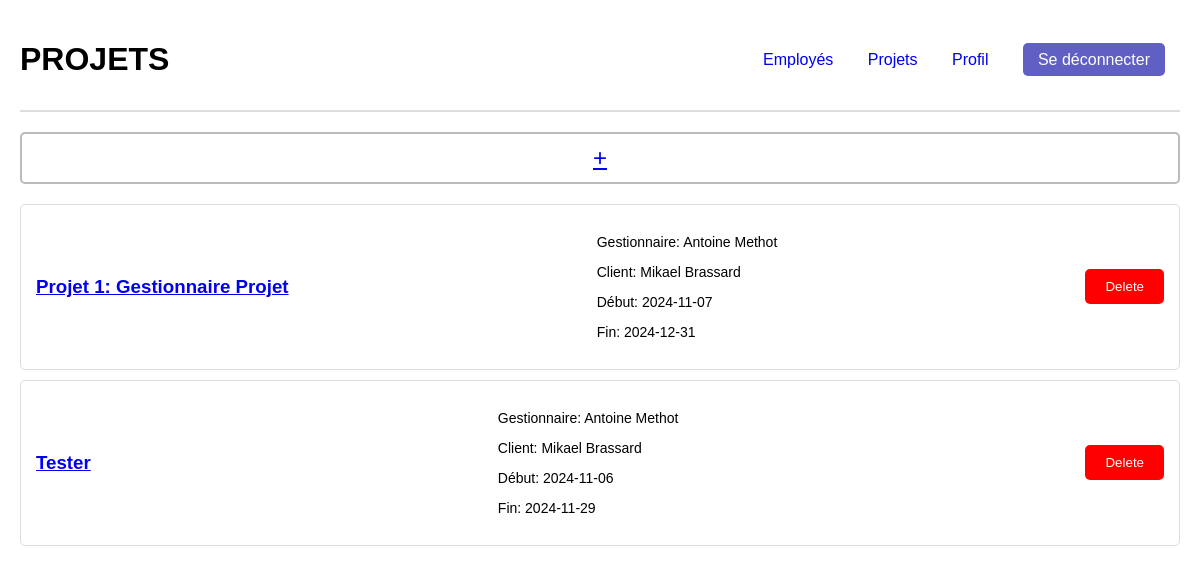
Page /listeProjets on the committed database.
### tables this page shows
CREATE TABLE Projet_proj (
    proj_id INTEGER PRIMARY KEY,
    proj_clnt_id INTEGER NOT NULL,
    proj_etat_etat INTEGER NOT NULL,
    proj_emp_id INTEGER NOT NULL,
    proj_nom TEXT NOT NULL,
    proj_dateDebut DATE,
    proj_dateFin DATE,
    proj_isTemplate BOOLEAN,
    FOREIGN KEY (proj_clnt_id) REFERENCES Client_clnt(clnt_id),
    FOREIGN KEY (proj_etat_etat) REFERENCES Etat_etat(etat_id),
    FOREIGN KEY (proj_emp_id) REFERENCES Employee_emp(emp_id)
);

### main.py (the view)
@app.route('/listeProjets', methods=['GET', 'POST'])        ##Définition de l'url d'accueil
def listeProjets():           ##Fonction pour gérer la réaction de la page d'accueil, le titre est dynamique
  projets = get_projets() #Chercher tous les projets dans table Projets de la BD
  return render_template('listeProjets.html', projets = projets)

### main.py (called while the page is built)
def get_projets():
    conn = sqlite3.connect(DB) # Connect to DB
    cursor = conn.cursor()
    query = '''
    SELECT Projet_proj.proj_id AS id,
        Projet_proj.proj_clnt_id AS idClient,
        Projet_proj.proj_etat_etat AS etatProjet,
        Projet_proj.proj_emp_id AS idChef,
        Projet_proj.proj_nom AS nom,
        Projet_proj.proj_dateDebut AS dateDebut,
        Projet_proj.proj_dateFin AS dateFin,
        Client_clnt.clnt_prenom || ' ' || Client_clnt.clnt_nom AS client_name,
        Employee_emp.emp_prenom || ' ' || Employee_emp.emp_nom AS manager_name
    FROM Projet_proj
    LEFT JOIN Client_clnt ON Projet_proj.proj_clnt_id = Client_clnt.clnt_id
    LEFT JOIN Employee_emp ON Projet_proj.proj_emp_id = Employee_emp.emp_id;

    '''
    cursor.execute(query) #Cherche tous les projets dans la table projet
    projets = cursor.fetchall()
    conn.close()
    return projets

### templates/listeProjets.html (shortened to what this page needs)
<!DOCTYPE html>
<html lang="en">
<head>
    <link rel="stylesheet" href="../static/css/listeProjets.css" />
</head>
<body>
    <header>
        <h1>PROJETS</h1>
        <div>
            <nav>
                <a href="employes">Employés</a>
                <a href="listeProjets">Projets</a>
                <a href="profil">Profil</a>
                <a href="/logout" class="logout-button">Se déconnecter</a>
            </nav>
        </div>
    </header>
    <a href="{{ url_for('add_projet') }}">
        <div class="add-project">+</div>
    </a>
    <div class="project-list">
        {% for projet in projets %}
        <div class="project-card">
            <a href="{{ url_for('projet', id=projet[0]) }}">
                <h3>{{ projet[4] }}</h3>
            </a>
            <div class="project-info">
                <p>Gestionnaire: {{ projet[8] }}</p>
                <p>Client: {{ projet[7] }}</p>
                <p>Début: {{ projet[5] }}</p>
                <p>Fin: {{ projet[6] }}</p>
            </div>
            <form action="{{ url_for('delete_projet', projet_id=projet[0]) }}" method="POST" style="display:inline;">
                <button type="submit" onclick="return confirm('Are you sure you want to delete this project?');">
                    Delete
                </button>
            </form>
        </div>
        {% endfor %}
    </div>
</body>
  </body>
</html>

### static/css/listeProjets.css (style rules this page uses)
body { font-family: Arial, sans-serif; margin: 20px; }
header { display: flex; justify-content: space-between; align-items: center; border-bottom: 2px solid #ddd; padding-bottom: 10px; }
nav a { margin: 0 15px; text-decoration: none; }
.logout-button { background-color: #5f5fc4; color: white; border: none; padding: 8px 15px; border-radius: 5px; cursor: pointer; text-decoration: none; }
.project-list { margin-top: 20px; }
.project-card { border: 1px solid #ddd; border-radius: 5px; padding: 15px; margin-bottom: 10px; display: flex; justify-content: space-between; align-items: center; }
.project-card h3 { margin: 0; }
.project-info { text-align: left; font-size: 14px; }
.add-project { text-decoration: none; display: flex; justify-content: center; align-items: center; border: 2px solid #bbb; border-radius: 5px; padding: 10px; cursor: pointer; text-align: center; font-size: 24px; margin-top: 20px; margin-bottom: 20px; }
button { padding: 10px 20px; background-color: #ff0000; color: white; border: none; border-radius: 5px; cursor: pointer; }

### rows in the picture
Projet_proj: proj_nom "Projet 1: Gestionnaire Projet", projet "Antoine Methot", projet "Mikael Brassard", proj_dateDebut "2024-11-07", proj_dateFin "2024-12-31"
Projet_proj: proj_nom "Tester", projet "Antoine Methot", projet "Mikael Brassard", proj_dateDebut "2024-11-06", proj_dateFin "2024-11-29"
